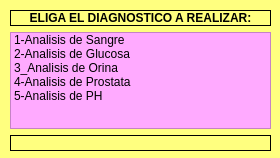
<?xml version="1.0" encoding="UTF-8"?>
<ui version="4.0">
 <class>Form</class>
 <widget class="QWidget" name="Form">
  <property name="geometry">
   <rect>
    <x>0</x>
    <y>0</y>
    <width>280</width>
    <height>158</height>
   </rect>
  </property>
  <property name="windowTitle">
   <string>Form</string>
  </property>
  <property name="styleSheet">
   <string notr="true">background-color: rgb(255, 255, 127);</string>
  </property>
  <widget class="QWidget" name="">
   <property name="geometry">
    <rect>
     <x>10</x>
     <y>10</y>
     <width>261</width>
     <height>141</height>
    </rect>
   </property>
   <layout class="QVBoxLayout" name="verticalLayout">
    <item>
     <widget class="QLabel" name="titulo">
      <property name="font">
       <font>
        <weight>75</weight>
        <bold>true</bold>
       </font>
      </property>
      <property name="frameShape">
       <enum>QFrame::Box</enum>
      </property>
      <property name="text">
       <string>ELIGA EL DIAGNOSTICO A REALIZAR:</string>
      </property>
      <property name="alignment">
       <set>Qt::AlignCenter</set>
      </property>
     </widget>
    </item>
    <item>
     <widget class="QListWidget" name="listWidget">
      <property name="styleSheet">
       <string notr="true">background-color: rgb(255, 170, 255);</string>
      </property>
      <item>
       <property name="text">
        <string>1-Analisis de Sangre </string>
       </property>
      </item>
      <item>
       <property name="text">
        <string>2-Analisis de Glucosa</string>
       </property>
      </item>
      <item>
       <property name="text">
        <string>3_Analisis de Orina</string>
       </property>
      </item>
      <item>
       <property name="text">
        <string>4-Analisis de Prostata</string>
       </property>
      </item>
      <item>
       <property name="text">
        <string>5-Analisis de PH</string>
       </property>
      </item>
     </widget>
    </item>
    <item>
     <widget class="QLabel" name="resultado">
      <property name="frameShape">
       <enum>QFrame::Box</enum>
      </property>
      <property name="text">
       <string/>
      </property>
     </widget>
    </item>
   </layout>
  </widget>
 </widget>
 <resources/>
 <connections/>
</ui>
